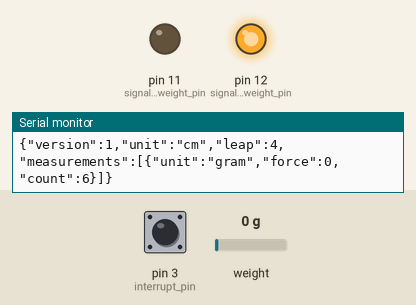
Recording of a program running on a simulated Arduino Nano, built for the host (arithmetic inside an expression is 32-bit, double 64-bit). On the bench: output pins drawn as LEDs (lit = HIGH), the last lines printed to the serial monitor. Inputs (shaded band) come from the test bench; at power-on: weight on the scale 0 g, pin 3 (interrupt_pin) HIGH.

Above: at 2.2 s.
2.3 s: weight on the scale set to 89 g
5.3 s: weight on the scale set to 108 g
At 6.8 s:
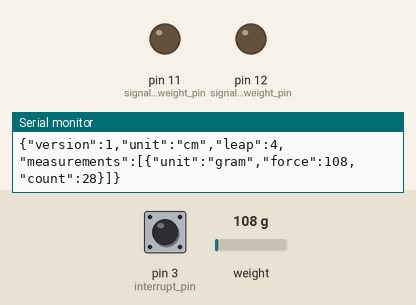
Timing chart, 0 to 8.3 s (numbered marks = the images above; inputs shaded):
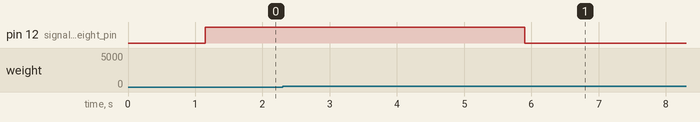

Measured:
- the behaviour switches between 99 and 100 g on weight on the scale (found by bisection; images 0 and 1)
- after the input at 5.3 s, pin 12 (signal_min_weight_pin): HIGH → LOW after 0.60 s

The program:

main.cpp
```cpp
#include <Arduino.h>
#include <ArduinoJson.h>
#include <HX711.h>
#include <SoftwareSerial.h>

#include "Filter.h"

// Sets the program to run in test mode if true.
bool test_mode = true;
// 35000 gram maximum (35kg) weight.
float max_weight = 35000;
// 100 gram minimum (0.01kg) weight.
float min_weight = 100;

// Input & Output pins.
const byte data_pin = 5; // HX711 sensor pin
const byte clock_pin = 4; // HX711 sensor pin
const byte interrupt_pin = 3; // Opto sensor pin
const byte signal_max_weight_pin = 11; // Signal pin (HIGH above max_weight, otherwise LOW)
const byte signal_min_weight_pin = 12; // Signal pin (HIGH below min_weight, otherwise LOW)

// HX711 scale, load cell & filtering vars.
float calibration_factor = 65; // this calibration factor is adjusted according to the load cell
float units;
float raw_units;
/* Moving average for load cell sensor data filtering*/
Moving_average ma(5, 0);
/* HX7111 load cell init with pins */
HX711 scale(data_pin, clock_pin);

// Wheel counter.
volatile int pulsecount;

// State for signals on pins
bool above_max_weight = false;
bool below_min_weight = false;

// Bluetooth Serial init.
SoftwareSerial my_serial(6, 7); // RX, TX
// Timeout for serial init.
const int timeout = 800;

// Counts every wheel turn.
void CountWheelTurn() {
  pulsecount++;
}

// Reads the scale value into the raw_units.
void ReadRubberPull() {
  raw_units = scale.get_units();
  if (raw_units < 0)
  {
    raw_units = 0.00;
  }
}

// Filters the raw units and writes the filtered value into units.
void FilterPullForce() {
  units = ma.filter(raw_units);
}

// Sends a signal to pin 11 if the measured weight is above max_weight.
void SignalOnMaxWeightPin() {
  if (test_mode) {
    Serial.print("Units: ");
    Serial.print(units);
    Serial.println();
  }
  if (units >= max_weight && !above_max_weight) {
    noInterrupts();
    digitalWrite(signal_max_weight_pin, HIGH);
    above_max_weight = true;
    interrupts();
    if (test_mode) {
      Serial.print("\nHIGH\n");
    }
  }

  if (units < max_weight && above_max_weight) {
    noInterrupts();
    digitalWrite(signal_max_weight_pin, LOW);
    above_max_weight = false;
    interrupts();
    if (test_mode) {
      Serial.print("\nLOW\n");
    }
  }
}

// Sends a signal to pin 12 if the measured weight is below min_weight.
void SignalOnMinWeightPin() {
  if (test_mode) {
    Serial.print("Units: ");
    Serial.print(units);
    Serial.println();
  }
  if (units < min_weight && !below_min_weight) {
    noInterrupts();
    digitalWrite(signal_min_weight_pin, HIGH);
    below_min_weight = true;
    interrupts();
    if (test_mode) {
      Serial.print("\nHIGH\n");
    }
  }

  if (units >= min_weight && below_min_weight) {
    noInterrupts();
    digitalWrite(signal_min_weight_pin, LOW);
    below_min_weight = false;
    interrupts();
    if (test_mode) {
      Serial.print("\nLOW\n");
    }
  }
}

// Sends the measurement on bluetooth.
void SendJSONBluetooth() {
  DynamicJsonBuffer jsonBuffer;
  JsonObject& measurement = jsonBuffer.createObject();
  measurement["unit"] = "gram";
  measurement["force"] = units;
  measurement["count"] = pulsecount;

  JsonObject& root = jsonBuffer.createObject();
  root["version"] = 1;
  root["unit"] = "cm";
  root["leap"] = 4;

  JsonArray& data = root.createNestedArray("measurements");
  data.add(measurement);

  jsonBuffer.clear();

  my_serial.print("start_");
  root.printTo(my_serial);
  my_serial.print("_end\n");

  if (test_mode) {
    root.printTo(Serial);
    Serial.print("\n\n");
  }
}

void HandleWheelTurn() {
  CountWheelTurn();
  SendJSONBluetooth();
}

void setup() {
  // The serial setup for PC & Arduino communication.
  Serial.begin(9600);
  Serial.setTimeout(timeout);
  // The bluetooth serial communication at 9600 baud rate. This has to be changed to make it faster.
  my_serial.begin(115200);
  my_serial.setTimeout(timeout);

  // Initialize the scale
  scale.set_scale();
  scale.tare();  //Reset the scale to 0
  scale.set_scale(calibration_factor); //Adjust to this calibration factor

  // The current calibration factor.
  Serial.print("Calibration_factor: ");
  Serial.print(calibration_factor);
  Serial.println();

  // Pin configuration & defaults.
  pinMode(signal_max_weight_pin, OUTPUT);
  digitalWrite(signal_max_weight_pin, LOW);
  pinMode(signal_min_weight_pin, OUTPUT);
  digitalWrite(signal_min_weight_pin, LOW);
  pinMode(interrupt_pin, INPUT_PULLUP);
  // Setup interrupt for wheel turns.
  attachInterrupt(digitalPinToInterrupt(interrupt_pin), HandleWheelTurn, FALLING);
  pulsecount = 0;
}

void loop() {
  // Continuously read, filter the measurements and signal to pin.
  delay(50);
  ReadRubberPull();
  FilterPullForce();
  SignalOnMaxWeightPin();
  SignalOnMinWeightPin();
  if (test_mode) {
    HandleWheelTurn();
  }
}
```

Filter.cpp
```cpp
#include "Filter.h"

//*******************************************************************
//*                         LIST DEFINITIONS
//*******************************************************************

//Destructor
FIFO_list::~FIFO_list() {
	Node* p = head;
	Node* q;
	while (p != NULL){
		q = p;
		p = p->next;
		delete q;

		#ifdef COMPILE_FOR_CMD_LINE_TEST
			std::cout<<"destroying node"<<std::endl;
		#endif
	}
}

// remove an element
void inline FIFO_list::remove_node(Node* p){
	--cnt;
	delete p;
}

// add elem to the end of L
void FIFO_list::append(long elem) {
	Node* newNode = new Node;
	newNode->data = elem;
	newNode->next = 0;

	if (cnt == 0) {
		head = tail = newNode;
	}
	else {
		tail->next = newNode;
		tail = newNode;
	}
	cnt++;
}

// return sum of Nodes in the list
long FIFO_list::sum(){
	Node* p = head;
	long sum = 0;
	while(p != 0){
		sum += p->data;
		p = p->next;
	}
	return sum;
}

// add new data to the FIFO list
void FIFO_list::add(long new_data) {
	//append the new_data
	if(head != NULL){
		Node* p = head;
		append(new_data);
		head = head->next;
		remove_node(p);
	}
}

#ifdef COMPILE_FOR_CMD_LINE_TEST
	//print element values to cout
	void FIFO_list::print() {
		Node* p = head;
		while (p != NULL){
			std::cout<<"\t"<<p->data<<std::endl;
			p = p->next;
		}
	}
#endif


//*******************************************************************
//*                         MOVING AVERAGE DEFINITIONS
//*******************************************************************

//CONSTRUCTOR
Moving_average::Moving_average(int length, long default_data)
	:len(length), his(len-1) {

	for(size_t i = 0; i < his; ++i) {
		data.append(default_data);
	}
}


//filter an incoming data point and return the filtered value
long Moving_average::filter(long new_data) {
		long result = data.sum() + new_data;
		result = result / len;

		//add the new data point to the history
		data.add(new_data);

		//update the current average
		set_current(result);

		return result;
}
```

Filter.h
```cpp
/*
 *	I'd like to have a library I can call for basic filtering operations.
 *
 *	Most sensors in small scale robotics are noisy.  For example as a
 *	mobile robot approaches a wall, an atached ulrasonic sensor should
 *	give readings in cm similar to the list below
 *
 *	11, 10, 9, 8, 7, 6, 5, 4, 3, 2, 1, ...bump!
 *
 *	but all too often the data will come back like this
 *
 *  11, 10, 6, 8, 7, 3, 5, 4, 1, 2, 1, ..bump!
 *
 *  By filtering the raw data, via a moving average or other more
 *	specialized filter we can use the noisy data as an input to our
 *	filter and then the processed data will give us a better linear
 *	output.  This linear output still doesn't match the exact distance
 *  to the wall, but it is a much closer approximation than the noisy
 *	data and provides a better set of data for the robot to make
 *	control decisions from.
 *
 *	Since this filter library is designed to support Arduino applications
 *  I'm limiting it to only work on integer data.  I might add templating
 *  for arbitrary numeric types, but most Arduino users don't know how
 *  to instantiate a templated class, so it might not every get used.
 *
 */

#ifndef FILTER_h
#define FILTER_h

// Uncomment the line below to run as an Arduino library from
// the Arduino IDE, and comment out the COMPILE directive below
// for command line testing
#define COMPILE_FOR_ARDUINO

// Uncomment the lines below to compile the Dev_test main()
// Also comment out the Arduino lines above
// #define COMPILE_FOR_CMD_LINE_TEST

#ifdef COMPILE_FOR_ARDUINO
	#include "Arduino.h"
#endif

#ifdef COMPILE_FOR_CMD_LINE_TEST
	#include <cstdio>	//for access to NULL
	#include <iostream>	//for debug access to cout
#endif

//*******************************************************************
//*                         Node and FIFO_list
//*  Filters use a linked list data structure to hold their historical
//*  values.
//*******************************************************************
// declaring a list node structure
struct Node {
  long data;     // data field
  Node* next;   // link field
};

// declare the list header structure
struct FIFO_list {
	int cnt;
	Node* head;
	Node* tail;

	//constructor
	FIFO_list(): cnt(0), head(NULL), tail(NULL) {}
	//destructor
	~FIFO_list();

	// len returns the number of elements in L
	int len( ) { return cnt; }

	// add elt to the end of L
	void append(long elem);

	void inline remove_node(Node* p);

	//return sum of elements
	long sum();

	//add the new data to the FIFO List, pushing out oldest data
	void add(long new_data);

#ifdef COMPILE_FOR_CMD_LINE_TEST
	//show the elements
	void print();
#endif


};

//*******************************************************************
//*                         MOVING AVERAGE
//*******************************************************************
class Moving_average{
	int len;	//length of historical data to smooth.
						//For example, to average the last three data points
						//plus the current data, len would be 4.

	int his;	//length of historical data to store.  If len is 4
						//then his is 3.

	FIFO_list data;	//points to first data element
	long ca;			//current average


public:
	//CONSTRUCTOR
	//default data for the history is optional, but recommended
	//when filtering write positions for servos.  I like to use the
	//servo default position (usually 90) as the default data
	//for this filter
	Moving_average(int length, long default_data=0L);

	const int length() { return len;}

	/*
		TODO Consider adding the set_length function below to allow
		users to change the length of filtered data.  I don't need
		this function now, so I'm leaving it for future work should
		a need arise.
	*/
	//void set_length(const int length);

    //get and set the current average
    long current() {return ca;}
	void set_current(const long val) {ca = val;}

	//add a new data point and return the filtered result.  filter() also
	//sets current
	long filter(long new_data);

};

#endif
```
